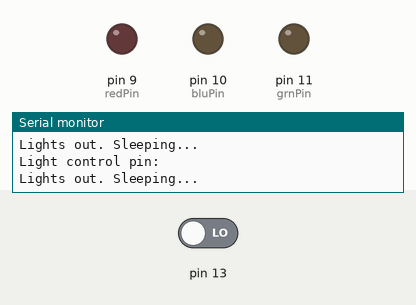
A sketch run on a simulated Arduino Uno, built with avr-gcc and run on an emulated ATmega328P. Shown: output pins drawn as LEDs (lit = HIGH), the last lines printed to the serial monitor. The test bench sets the inputs (shaded band); at power-on: pin 13 LOW.

Above: at 18.0 s.
18.1 s: pin 13 driven HIGH
At 20.9 s:
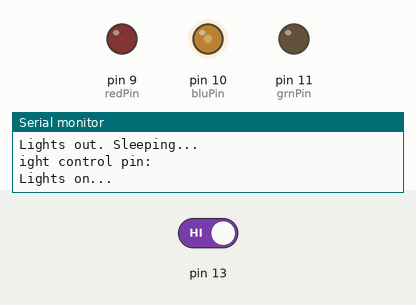
Timing chart, 0 to 36.5 s (numbered marks = the images above; inputs shaded):
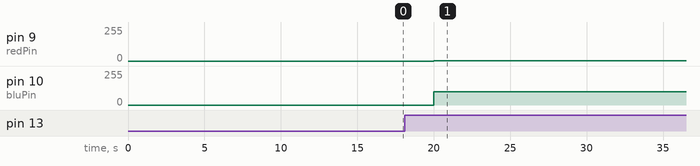

The sketch:

color_crossfade.ino
```cpp
/*
* Code for cross-fading 3 LEDs, red, green and blue (RGB)
* To create fades, you need to do two things:
*  1. Describe the colors you want to be displayed
*  2. List the order you want them to fade in
*
* DESCRIBING A COLOR:
* A color is just an array of three percentages, 0-100,
*  controlling the red, green and blue LEDs
*
* Red is the red LED at full, blue and green off
*   int red = { 100, 0, 0 }
* Dim white is all three LEDs at 30%
*   int dimWhite = {30, 30, 30}
* etc.
*
* Some common colors are provided below, or make your own
*
* LISTING THE ORDER:
* In the main part of the program, you need to list the order
*  you want to colors to appear in, e.g.
*  crossFade(red);
*  crossFade(green);
*  crossFade(blue);
*
* Those colors will appear in that order, fading out of
*    one color and into the next
*
* In addition, there are 5 optional settings you can adjust:
* 1. The initial color is set to black (so the first color fades in), but
*    you can set the initial color to be any other color
* 2. The internal loop runs for 1020 interations; the 'wait' variable
*    sets the approximate duration of a single crossfade. In theory,
*    a 'wait' of 10 ms should make a crossFade of ~10 seconds. In
*    practice, the other functions the code is performing slow this
*    down to ~11 seconds on my board. YMMV.
* 3. If 'repeat' is set to 0, the program will loop indefinitely.
*    if it is set to a number, it will loop that number of times,
*    then stop on the last color in the sequence. (Set 'return' to 1,
*    and make the last color black if you want it to fade out at the end.)
* 4. There is an optional 'hold' variable, which pasues the
*    program for 'hold' milliseconds when a color is complete,
*    but before the next color starts.
* 5. Set the DEBUG flag to 1 if you want debugging output to be
*    sent to the serial monitor.
*
*    The internals of the program aren't complicated, but they
*    are a little fussy -- the inner workings are explained
*    below the main loop.
*
* April 2007, Clay Shirky <clay.shirky@nyu.edu>
*/

// Output
int redPin = 9;   // Red LED,   connected to digital pin 9
int grnPin = 11;  // Green LED, connected to digital pin 10
int bluPin = 10;  // Blue LED,  connected to digital pin 11

// Color arrays
int black[3]  = { 0, 0, 0 };
int white[3]  = { 100, 100, 100 };
int red[3]    = { 100, 0, 0 };
int green[3]  = { 0, 100, 0 };
int blue[3]   = { 0, 0, 100 };
int yellow[3] = { 40, 95, 0 };
//int something[3] = {0, 40, 95};
int dimWhite[3] = { 30, 30, 30 };

int maxBright = 64;
// etc.

// Set initial color
int redVal = blue[0];
int grnVal = blue[1];
int bluVal = blue[2];

int wait = 1000;      // 10ms internal crossFade delay; increase for slower fades
int hold = 60;       // Optional hold when a color is complete, before the next crossFade
int DEBUG = 1;      // DEBUG counter; if set to 1, will write values back via serial
int loopCount = 10; // How often should DEBUG report?
int repeat = 0;     // How many times should we loop before stopping? (0 for no stop)
int j = 0;          // Loop counter for repeat

// Initialize color variables
int prevR = redVal;
int prevG = grnVal;
int prevB = bluVal;

// Set up the LED outputs
void setup()
{
  pinMode(redPin, OUTPUT);   // sets the pins as output
  pinMode(grnPin, OUTPUT);
  pinMode(bluPin, OUTPUT);

  pinMode(13, INPUT);

  if (DEBUG) {           // If we want to see values for debugging...
    Serial.begin(9600);  // ...set up the serial ouput
  }
}

// Main program: list the order of crossfades
void loop()
{

/*
  while (1){

    analogWrite(redPin,0);
    analogWrite(grnPin,0);
    analogWrite(bluPin,255);


    delay(100000);

  }

*/
  int lights_on = digitalRead(13);

  if (DEBUG) {
    Serial.println("Light control pin: " + lights_on);
  }

  if (lights_on == HIGH){
    if (DEBUG) {
      Serial.println("Lights on...");
    }

    crossFade(red);
    crossFade(green);
    crossFade(blue);
    crossFade(yellow);
  }
  else{
    lightsOut();

    if (DEBUG) {
      Serial.println("Lights out. Sleeping...");
    }

    delay(10000);
  }
}

void lightsOut() {
    analogWrite(redPin, 0);
    analogWrite(grnPin, 0);
    analogWrite(bluPin, 0);
}

/* BELOW THIS LINE IS THE MATH -- YOU SHOULDN'T NEED TO CHANGE THIS FOR THE BASICS
*
* The program works like this:
* Imagine a crossfade that moves the red LED from 0-10,
*   the green from 0-5, and the blue from 10 to 7, in
*   ten steps.
*   We'd want to count the 10 steps and increase or
*   decrease color values in evenly stepped increments.
*   Imagine a + indicates raising a value by 1, and a -
*   equals lowering it. Our 10 step fade would look like:
*
*   1 2 3 4 5 6 7 8 9 10
* R + + + + + + + + + +
* G   +   +   +   +   +
* B     -     -     -
*
* The red rises from 0 to 10 in ten steps, the green from
* 0-5 in 5 steps, and the blue falls from 10 to 7 in three steps.
*
* In the real program, the color percentages are converted to
* 0-255 values, and there are 1020 steps (255*4).
*
* To figure out how big a step there should be between one up- or
* down-tick of one of the LED values, we call calculateStep(),
* which calculates the absolute gap between the start and end values,
* and then divides that gap by 1020 to determine the size of the step
* between adjustments in the value.
*/

int calculateStep(int prevValue, int endValue) {
  int step = endValue - prevValue; // What's the overall gap?
  if (step) {                      // If its non-zero,
    step = 1020/step;              //   divide by 1020
  }
  return step;
}

/* The next function is calculateVal. When the loop value, i,
*  reaches the step size appropriate for one of the
*  colors, it increases or decreases the value of that color by 1.
*  (R, G, and B are each calculated separately.)
*/

int calculateVal(int step, int val, int i) {

  if ((step) && i % step == 0) { // If step is non-zero and its time to change a value,
    if (step > 0) {              //   increment the value if step is positive...
      val += 1;
    }
    else if (step < 0) {         //   ...or decrement it if step is negative
      val -= 1;
    }
  }
  // Defensive driving: make sure val stays in the range 0-255
  if (val > 255) {
    val = 255;
  }
  else if (val < 0) {
    val = 0;
  }
  return val;
}

/* crossFade() converts the percentage colors to a
*  0-255 range, then loops 1020 times, checking to see if
*  the value needs to be updated each time, then writing
*  the color values to the correct pins.
*/

void crossFade(int color[3]) {
  // Convert to 0-255
  int R = (color[0] * maxBright) / 100;
  int G = (color[1] * maxBright) / 100;
  int B = (color[2] * maxBright) / 100;

  int stepR = calculateStep(prevR, R);
  int stepG = calculateStep(prevG, G);
  int stepB = calculateStep(prevB, B);

  for (int i = 0; i <= 1020; i++) {
    redVal = calculateVal(stepR, redVal, i);
    grnVal = calculateVal(stepG, grnVal, i);
    bluVal = calculateVal(stepB, bluVal, i);

    analogWrite(redPin, redVal);   // Write current values to LED pins
    analogWrite(grnPin, grnVal);
    analogWrite(bluPin, bluVal);

    delay(wait); // Pause for 'wait' milliseconds before resuming the loop

    if (DEBUG) { // If we want serial output, print it at the
      if (i == 0 or i % loopCount == 0) { // beginning, and every loopCount times
        Serial.print("Loop/RGB: #");
        Serial.print(i);
        Serial.print(" | ");
        Serial.print(redVal);
        Serial.print(" / ");
        Serial.print(grnVal);
        Serial.print(" / ");
        Serial.println(bluVal);
      }
      DEBUG += 1;
    }
  }
  // Update current values for next loop
  prevR = redVal;
  prevG = grnVal;
  prevB = bluVal;
  delay(hold); // Pause for optional 'wait' milliseconds before resuming the loop
}
```

Measured:
- after the input at 18.1 s, pin 9 (redPin): 0/255 → 1/255 after 1.9 s, → 2/255 15.0 s later; pin 10 (bluPin): 0/255 → 99/255 after 1.9 s, → 98/255 10.0 s later
